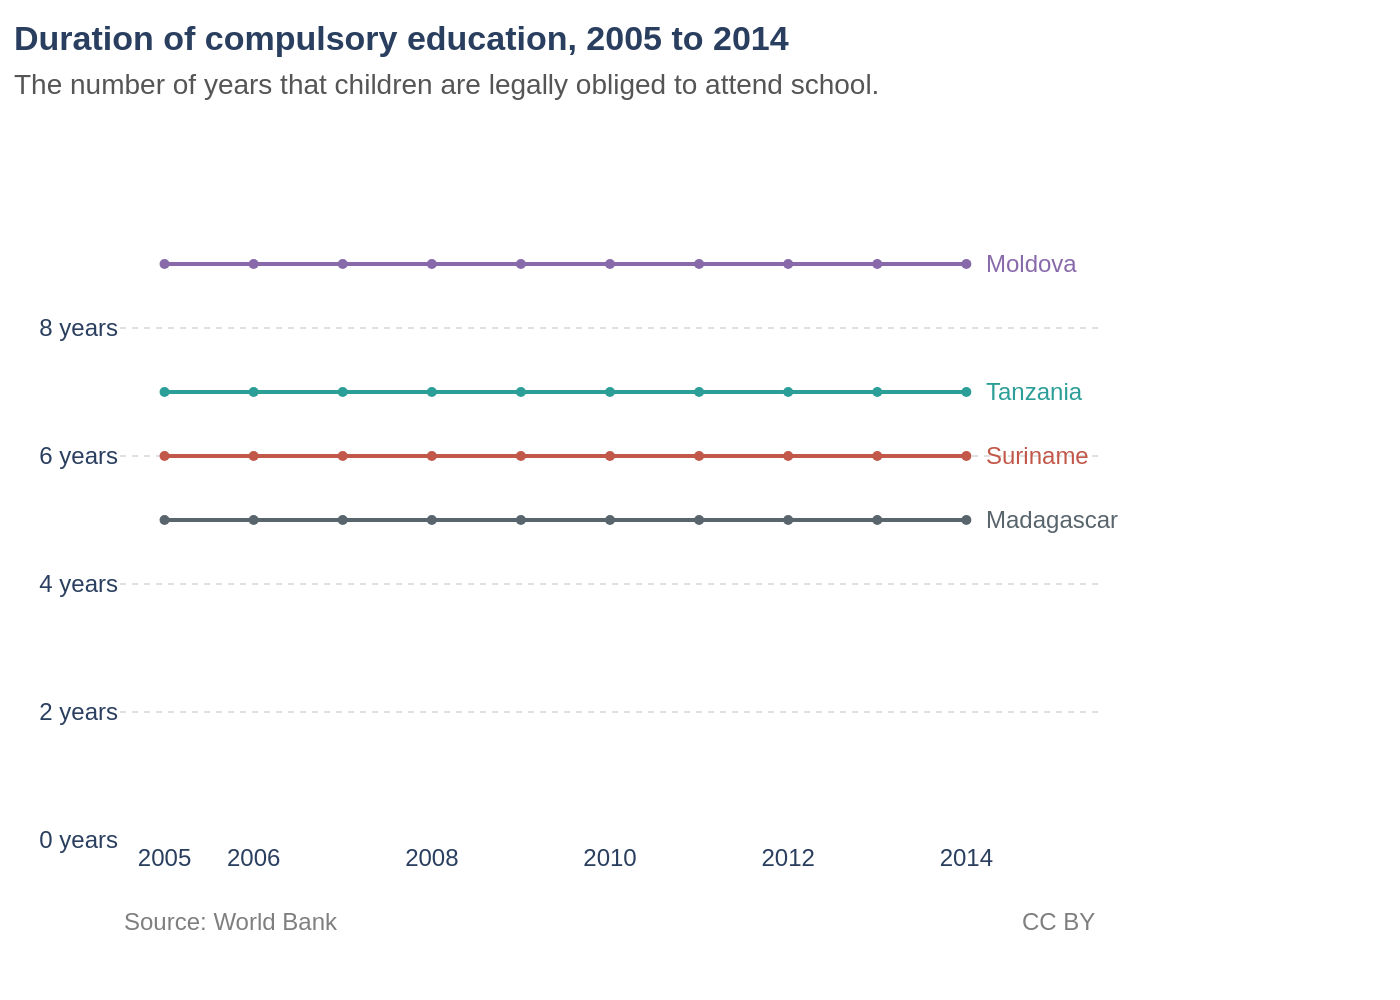

Reproduce this figure in Python.
import sys
import json
import pathlib
import plotly.graph_objects as go

# Check for command-line argument
if len(sys.argv) < 2:
    print(f"Usage: python {sys.argv[0]} <json_file_path>")
    sys.exit(1)

# Get paths from command-line argument
json_path = pathlib.Path(sys.argv[1])
if not json_path.is_file():
    print(f"Error: File not found at {json_path}")
    sys.exit(1)
    
output_path = json_path.with_suffix('.png')

# Load data from JSON file
with open(json_path, 'r', encoding='utf-8') as f:
    chart_info = json.load(f)

chart_data = chart_info['chart_data']
texts = chart_info['texts']
colors = chart_info['colors']

# Create figure
fig = go.Figure()

# Add traces for each data series
annotations = []
for i, series in enumerate(chart_data):
    color = colors[i % len(colors)]
    fig.add_trace(go.Scatter(
        x=series['x'],
        y=series['y'],
        mode='lines+markers',
        name=series['name'],
        line=dict(color=color, width=2),
        marker=dict(color=color, size=5),
        showlegend=False
    ))
    
    # Add annotation for the series name at the end of the line
    annotations.append(dict(
        x=series['x'][-1],
        y=series['y'][-1],
        text=series['name'],
        xanchor='left',
        yanchor='middle',
        xshift=8,
        showarrow=False,
        font=dict(
            family='Arial',
            size=12,
            color=color
        )
    ))

# Combine title and subtitle
title_text = f"<b>{texts['title']}</b><br><span style='font-size: 14px; color:#555555;'>{texts['subtitle']}</span>"

# Add source and license annotations
annotations.extend([
    dict(
        xref="paper", yref="paper",
        x=0, y=-0.1,
        xanchor='left', yanchor='top',
        text=texts['source'],
        showarrow=False,
        font=dict(family='Arial', size=12, color='#7f7f7f')
    ),
    dict(
        xref="paper", yref="paper",
        x=1, y=-0.1,
        xanchor='right', yanchor='top',
        text=texts['license'],
        showarrow=False,
        font=dict(family='Arial', size=12, color='#7f7f7f')
    )
])


# Update layout
fig.update_layout(
    title=dict(
        text=title_text,
        y=0.95,
        x=0.01,
        xanchor='left',
        yanchor='top'
    ),
    xaxis=dict(
        showgrid=False,
        zeroline=False,
        tickvals=[2005, 2006, 2008, 2010, 2012, 2014],
        range=[2004.5, 2015.5]
    ),
    yaxis=dict(
        showgrid=True,
        gridcolor='#e0e0e0',
        griddash='dot',
        zeroline=False,
        tickvals=[0, 2, 4, 6, 8],
        ticktext=[f"{y} years" for y in [0, 2, 4, 6, 8]],
        range=[0, 10]
    ),
    plot_bgcolor='white',
    paper_bgcolor='white',
    font=dict(
        family='Arial',
        size=12
    ),
    margin=dict(l=60, r=150, t=100, b=80),
    annotations=annotations
)

# Save the figure to a file
fig.write_image(output_path, scale=2)

print(f"Chart saved to {output_path}")
